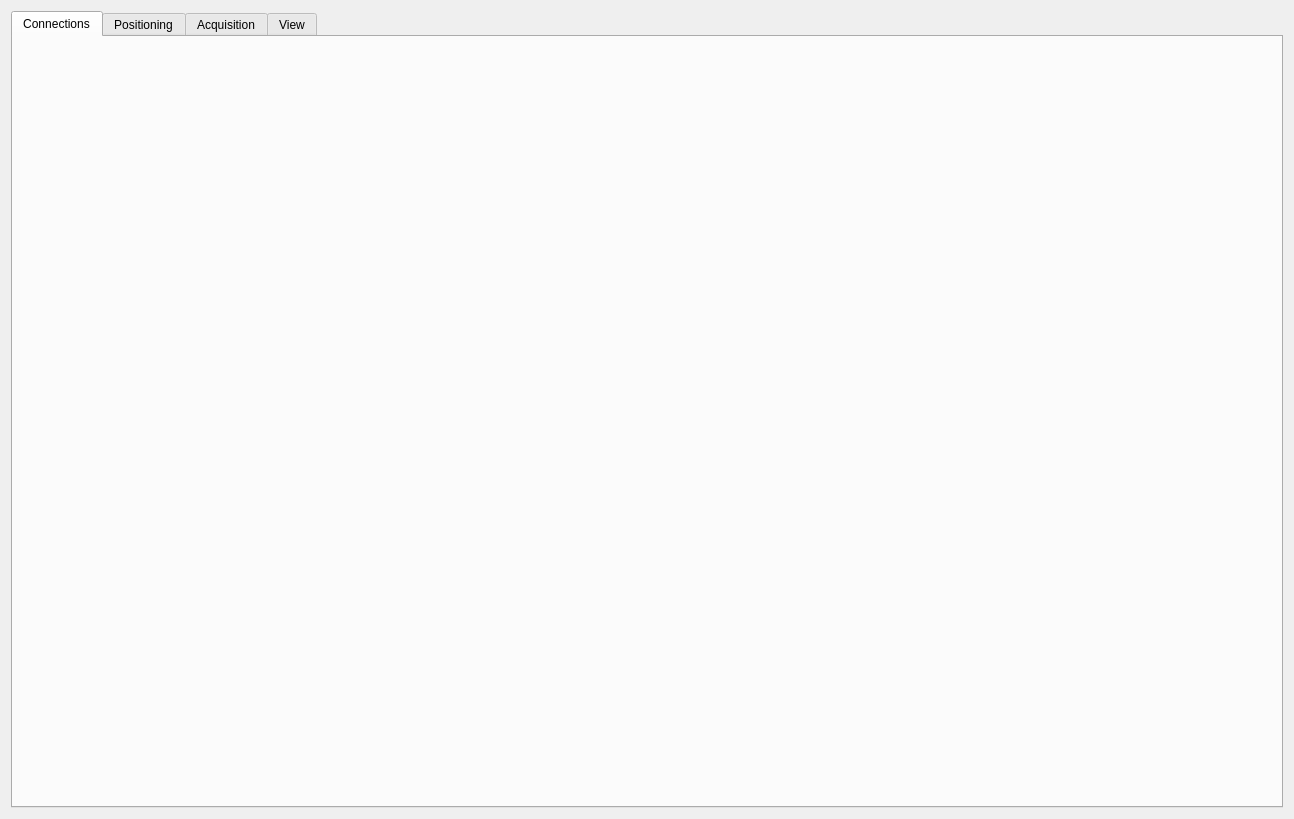
<?xml version="1.0" encoding="UTF-8"?>
<ui version="4.0">
 <class>Dialog</class>
 <widget class="QDialog" name="Dialog">
  <property name="geometry">
   <rect>
    <x>0</x>
    <y>0</y>
    <width>1294</width>
    <height>819</height>
   </rect>
  </property>
  <property name="windowTitle">
   <string>Whistle Of Wind</string>
  </property>
  <layout class="QGridLayout" name="gridLayout">
   <item row="0" column="0">
    <widget class="QTabWidget" name="tabWidget">
     <property name="currentIndex">
      <number>0</number>
     </property>
     <widget class="QWidget" name="tab">
      <attribute name="title">
       <string>Connections</string>
      </attribute>
     </widget>
     <widget class="QWidget" name="tab_2">
      <attribute name="title">
       <string>Positioning</string>
      </attribute>
     </widget>
     <widget class="QWidget" name="tab_3">
      <attribute name="title">
       <string>Acquisition</string>
      </attribute>
     </widget>
     <widget class="QWidget" name="tab_4">
      <attribute name="title">
       <string>View</string>
      </attribute>
     </widget>
    </widget>
   </item>
  </layout>
 </widget>
 <resources/>
 <connections/>
</ui>
